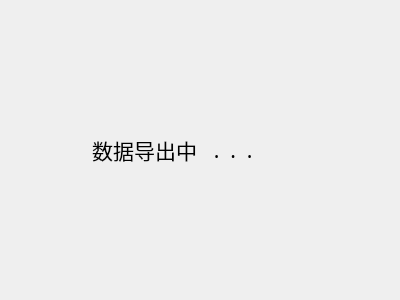
<?xml version="1.0" encoding="UTF-8"?>
<ui version="4.0">
 <class>TaskDialog</class>
 <widget class="QDialog" name="TaskDialog">
  <property name="geometry">
   <rect>
    <x>0</x>
    <y>0</y>
    <width>400</width>
    <height>300</height>
   </rect>
  </property>
  <property name="windowTitle">
   <string>Dialog</string>
  </property>
  <layout class="QHBoxLayout" name="horizontalLayout" stretch="1,1">
   <item>
    <widget class="QLabel" name="label">
     <property name="font">
      <font>
       <family>微软雅黑</family>
       <pointsize>16</pointsize>
      </font>
     </property>
     <property name="text">
      <string>数据导出中</string>
     </property>
     <property name="alignment">
      <set>Qt::AlignRight|Qt::AlignTrailing|Qt::AlignVCenter</set>
     </property>
    </widget>
   </item>
   <item>
    <widget class="QLabel" name="label_2">
     <property name="font">
      <font>
       <family>微软雅黑</family>
       <pointsize>16</pointsize>
      </font>
     </property>
     <property name="text">
      <string>  .  .  .</string>
     </property>
    </widget>
   </item>
  </layout>
 </widget>
 <resources/>
 <connections/>
</ui>
